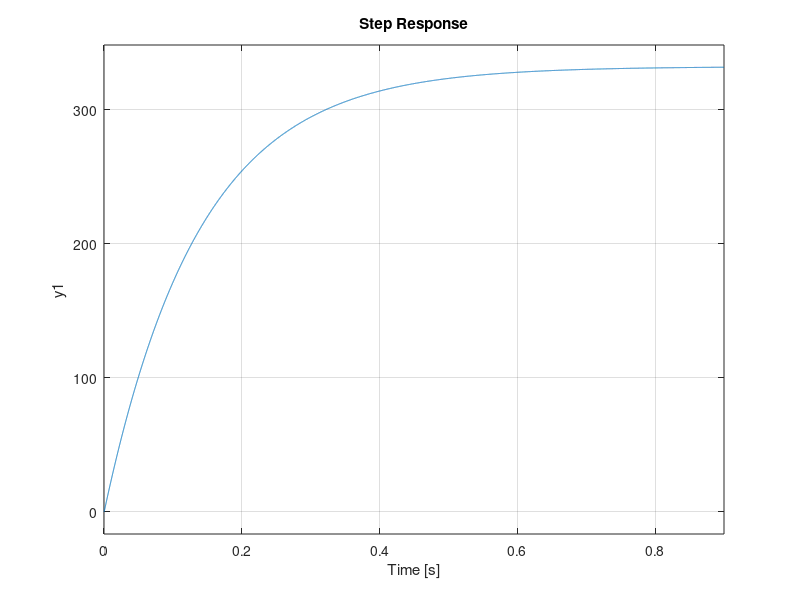

Source code (MATLAB): (Note: this script raises an error after producing the figure.)
%% A
% clc
% clear
s= tf('s');

%% Parameters
% Measured Parameters
R  = 1.2/2;         % ohm
L  = 10/2;           % H

% Constants
Ke = 0.296;         % V/Rad/s
Kt = 0.3611;        % Nm/A

% Guessed / Given with doubt
J  = 7.78*10^-7;    % Kg-m^2
D  = 0.003;         % Kg-m-s / rad  
Vin = 100;          % V


BLDCM_tf= Kt*Vin/( (L*s+R)*(J*s+D) + (Kt*Ke));

%% Step
step(BLDCM_tf)
stepinfo(BLDCM_tf, 'SettlingTimeThreshold', 0.05)
grid on

%% Control
Kp = 0.0074385;
Ki = 0.053277;
PI_tf = pid(Kp, Ki);

CLTF = feedback (BLDCM_tf, 1);
step(CLTF)
stepinfo(CLTF, 'SettlingTimeThreshold', 0.05)


